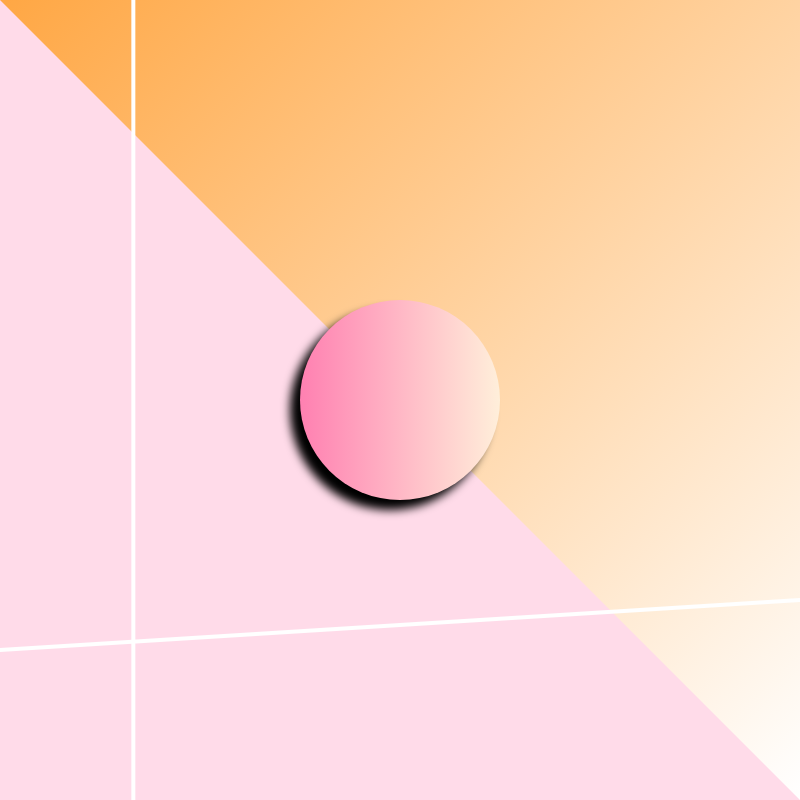
Frame 1 (no input)
Frame 60 (no input): identical to frame 1, image omitted
Frame 120 (the mouse pressed at the canvas centre since frame 60): identical to frame 1, image omitted

The p5.js sketch that drew this single still picture (run headless with seeded random() and noise() and a simulated clock; from frame 60 on, the mouse is pressed at the canvas centre):

// p5.js sketch
// ── sketch.js
function setup() {
  createCanvas(800, 800);
 
 
  
  
}

function draw() {
  const makeLinearGradient = (
  ctx,
  x1,
  y1,
  x2,
  y2,
  colorStops,
  colors,
) => {
  const gradient = ctx.createLinearGradient(x1, y1, x2, y2);
  colorStops.forEach((stop, i) => gradient.addColorStop(stop, colors[i]));
  ctx.fillStyle = gradient;
  return gradient;
};
  const sideLength = 800;
  const halfWidth = sideLength/2;
  const x = width / 2;
  const y = height / 2;
  const ctx = drawingContext;

  background(255, 219, 233);
  noStroke()
   makeLinearGradient(
              ctx,
              x - halfWidth,
              y - halfWidth,
              x + halfWidth,
              y + halfWidth,
              [0, 1],
              ['rgb(255, 167, 68)', 'rgb(255, 255, 255)'],
            )
   push();
   triangle(
              x - halfWidth,
              y - halfWidth,
              x + halfWidth,
              y - halfWidth,
              x + halfWidth,
              y + halfWidth,
            );
  pop();
  push();
fill(255, 167, 68);
 makeLinearGradient(
              ctx,
             300,
             400,
             500,
              400,
              [0, 1],
              ['rgb(255, 128, 177)', 'rgb(255, 239, 218)'],
            )
 drawingContext.shadowOffsetX = -10;
  drawingContext.shadowOffsetY = 10;
  drawingContext.shadowBlur = 10;
  drawingContext.shadowColor = 'black';
  ellipse(x,y,200);
// circle(x,y,200);
  //push and pop allows new shapes to be drawn and colored and not be overwritten by the 
  //nature of the draw() function 
  pop();
  push();
  stroke(255);
  strokeWeight(4);
  line(x - (halfWidth / 1.5), y-halfWidth, x - (halfWidth / 1.5), y+halfWidth )
  line(x - halfWidth, y + (halfWidth / 1.6), x + halfWidth, y + (halfWidth / 2) )

  pop();

  
}
